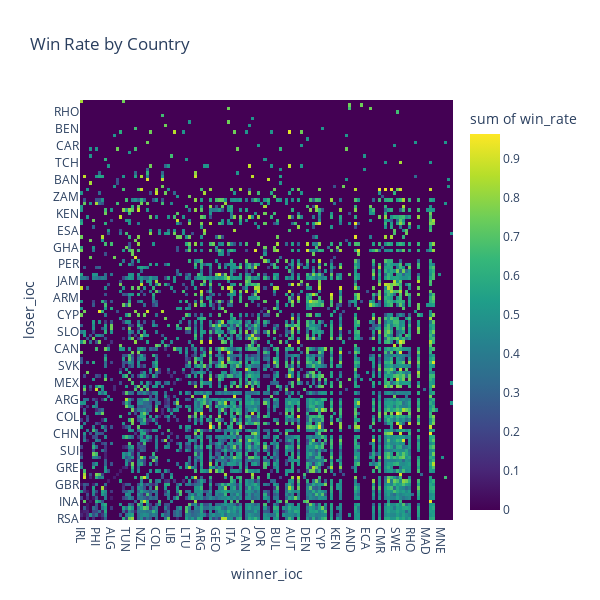

The cell this chart's notebook holds for it:
### Code cell
win_counts.sort_values(by="win_rate", ascending=True, inplace=True)
px.density_heatmap(win_counts, x="winner_ioc", y="loser_ioc", z="win_rate", color_continuous_scale="Viridis",
                   title="Win Rate by Country", height=600, width=600, template="plotly_white")

### Figure 1 — Plotly figure (JSON) as saved in the notebook; plotly's stock layout.template omitted (floating-point values rounded to 4 significant figures; data arrays with more than 128 entries replaced by an {"elided": "..."} marker saying what was removed)
{"data": [{"coloraxis": "coloraxis", "histfunc": "sum", "hovertemplate": "winner_ioc=%{x}<br>loser_ioc=%{y}<br>sum of win_rate=%{z}<extra></extra>", "name": "", "x": {"elided": "4566 str values"}, "xaxis": "x", "xbingroup": "x", "y": {"elided": "4566 str values"}, "yaxis": "y", "ybingroup": "y", "z": {"elided": "4566 float values"}, "type": "histogram2d"}], "layout": {"xaxis": {"anchor": "y", "domain": [0.0, 1.0], "title": {"text": "winner_ioc"}}, "yaxis": {"anchor": "x", "domain": [0.0, 1.0], "title": {"text": "loser_ioc"}}, "coloraxis": {"colorbar": {"title": {"text": "sum of win_rate"}}, "colorscale": [[0.0, "#440154"], [0.1111, "#482878"], [0.2222, "#3e4989"], [0.3333, "#31688e"], [0.4444, "#26828e"], [0.5556, "#1f9e89"], [0.6667, "#35b779"], [0.7778, "#6ece58"], [0.8889, "#b5de2b"], [1.0, "#fde725"]]}, "legend": {"tracegroupgap": 0}, "title": {"text": "Win Rate by Country"}, "height": 600, "width": 600}}
